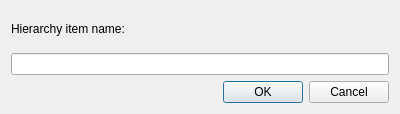
<?xml version="1.0" encoding="UTF-8"?>
<ui version="4.0">
 <class>DialogCreateHierarchyItem</class>
 <widget class="QDialog" name="DialogCreateHierarchyItem">
  <property name="geometry">
   <rect>
    <x>0</x>
    <y>0</y>
    <width>400</width>
    <height>114</height>
   </rect>
  </property>
  <property name="windowTitle">
   <string>Dialog</string>
  </property>
  <layout class="QVBoxLayout" name="verticalLayout">
   <item>
    <widget class="QLabel" name="labelHierarchyItemName">
     <property name="text">
      <string>Hierarchy item name:</string>
     </property>
    </widget>
   </item>
   <item>
    <widget class="QLineEdit" name="lineEditHierarchyItemName"/>
   </item>
   <item>
    <widget class="QDialogButtonBox" name="buttonBox">
     <property name="orientation">
      <enum>Qt::Horizontal</enum>
     </property>
     <property name="standardButtons">
      <set>QDialogButtonBox::Cancel|QDialogButtonBox::Ok</set>
     </property>
    </widget>
   </item>
  </layout>
 </widget>
 <resources/>
 <connections>
  <connection>
   <sender>buttonBox</sender>
   <signal>accepted()</signal>
   <receiver>DialogCreateHierarchyItem</receiver>
   <slot>accept()</slot>
   <hints>
    <hint type="sourcelabel">
     <x>248</x>
     <y>254</y>
    </hint>
    <hint type="destinationlabel">
     <x>157</x>
     <y>274</y>
    </hint>
   </hints>
  </connection>
  <connection>
   <sender>buttonBox</sender>
   <signal>rejected()</signal>
   <receiver>DialogCreateHierarchyItem</receiver>
   <slot>reject()</slot>
   <hints>
    <hint type="sourcelabel">
     <x>316</x>
     <y>260</y>
    </hint>
    <hint type="destinationlabel">
     <x>286</x>
     <y>274</y>
    </hint>
   </hints>
  </connection>
 </connections>
</ui>
